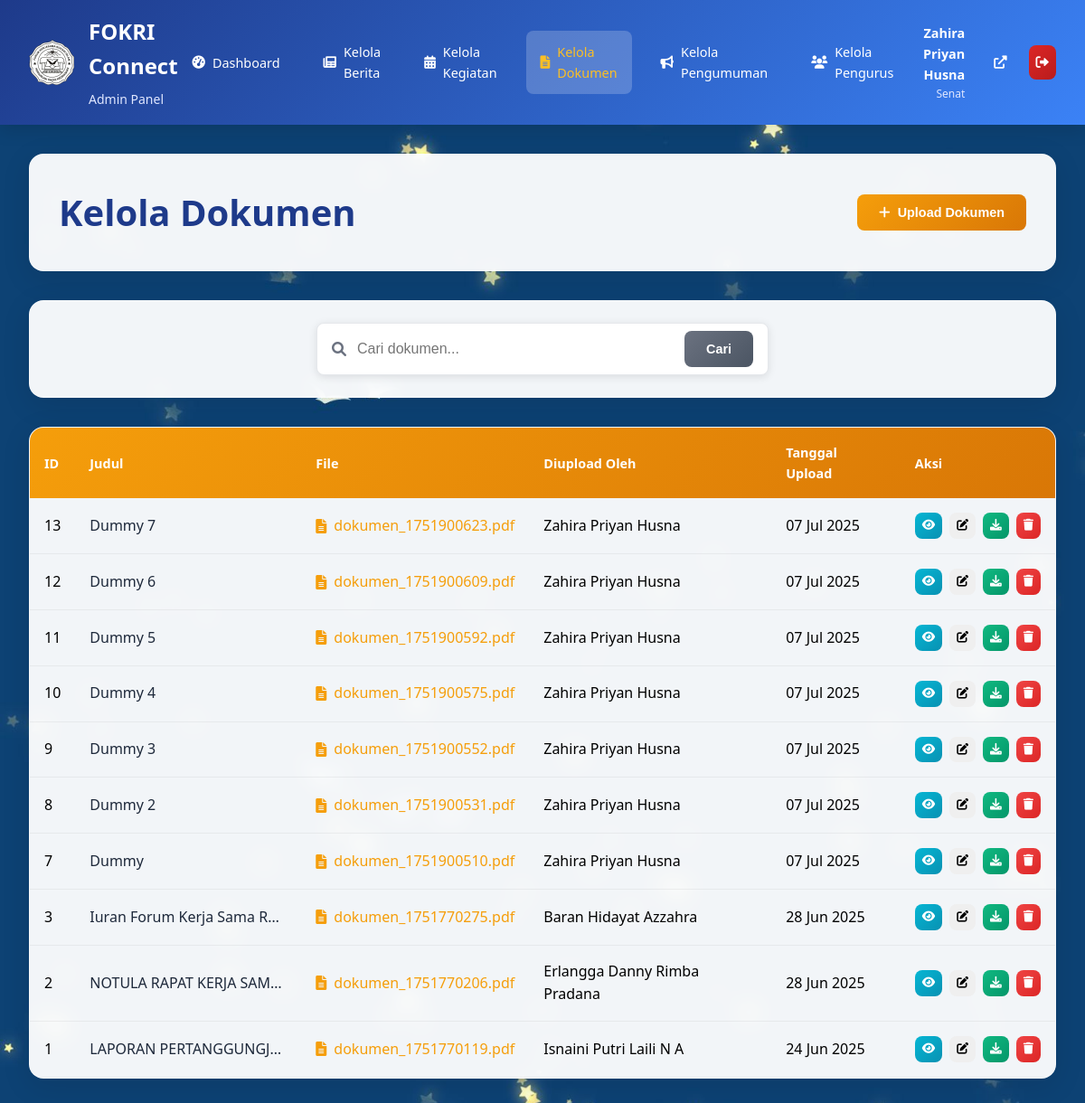
Page /admin/kelola_dokumen.php (signed in) on the committed database.
### tables this page shows
CREATE TABLE `dokumen` (
  `id` int NOT NULL,
  `judul` varchar(255) NOT NULL,
  `deskripsi` text,
  `file` varchar(255) DEFAULT NULL,
  `uploaded_by` varchar(10) DEFAULT NULL,
  `created_at` timestamp NOT NULL DEFAULT CURRENT_TIMESTAMP
);

CREATE TABLE `pengurus` (
  `id` varchar(10) NOT NULL,
  `nama` varchar(255) NOT NULL,
  `username` varchar(100) NOT NULL,
  `password` varchar(255) NOT NULL,
  `kategori` enum('Majelis Syuro','Senat') NOT NULL,
  `bidang` varchar(255) DEFAULT NULL,
  `jabatan` varchar(255) DEFAULT NULL,
  `asal_ptk` varchar(255) DEFAULT NULL,
  `jenis_kelamin` enum('Laki-laki','Perempuan') NOT NULL,
  `created_at` timestamp NOT NULL DEFAULT CURRENT_TIMESTAMP,
  `sub_bidang` varchar(50) DEFAULT NULL
);

### admin/kelola_dokumen.php (the view, shortened to what this page needs)
<?php
include '../config/database.php';
$search = $_GET['search'] ?? '';
try {
    if ($search) {
        $stmt = $pdo->prepare("SELECT * FROM dokumen WHERE judul LIKE ? OR uploaded_by LIKE ? ORDER BY created_at DESC");
        $stmt->execute(["%$search%", "%$search%"]);
    } else {
        $stmt = $pdo->query("SELECT d.*, p.nama AS nama_pengurus FROM dokumen d LEFT JOIN pengurus p ON d.uploaded_by = p.id ORDER BY d.created_at DESC");
    }
    $dokumen_list = $stmt->fetchAll();
} catch (PDOException $e) {
    $error = 'Gagal mengambil data dokumen';
}
include 'admin_header.php';
?>
<link rel="stylesheet" href="../css/kelola_dokumen.css">
<div class="kelola-container">
    <div class="kelola-header">
        <h1>Kelola Dokumen</h1>
        <button class="btn btn-primary" onclick="openModal('addModal')">
            <i class="fas fa-plus"></i> Upload Dokumen
        </button>
    </div>
    <div class="search-container">
        <form method="GET" class="search-form">
            <div class="search-input-group">
                <i class="fas fa-search"></i>
                <input type="text" name="search" placeholder="Cari dokumen..." value="<?php echo htmlspecialchars($search); ?>">
                <button type="submit" class="btn btn-secondary">Cari</button>
            </div>
        </form>
    </div>
    <div class="table-container">
        <table class="data-table">
            <thead>
                <tr>
                    <th>ID</th>
                    <th>Judul</th>
                    <th>File</th>
                    <th>Diupload Oleh</th>
                    <th>Tanggal Upload</th>
                    <th>Aksi</th>
                </tr>
            </thead>
            <tbody>
                <?php if (!empty($dokumen_list)): ?>
                    <?php foreach ($dokumen_list as $dokumen): ?>
                        <tr>
                            <td><?php echo $dokumen['id']; ?></td>
                            <td class="title-cell"><?php echo htmlspecialchars($dokumen['judul']); ?></td>
                            <td>
                                <a href="../uploads/dokumen/<?php echo htmlspecialchars($dokumen['file']); ?>"
                                   target="_blank" class="file-link">
                                    <i class="fas fa-file-alt"></i>
                                    <?php echo htmlspecialchars($dokumen['file']); ?>
                                </a>
                            </td>
                            <td><?php echo htmlspecialchars($dokumen['nama_pengurus'] ?? 'Admin'); ?></td>
                            <td><?php echo date('d M Y', strtotime($dokumen['created_at'])); ?></td>
                            <td>
                                <div class="action-buttons">
                                    <button class="btn btn-info btn-sm" onclick="viewDokumen(<?php echo $dokumen['id']; ?>)">
                                        <i class="fas fa-eye"></i>
                                    </button>
                                    <button class="btn btn-warning btn-sm" onclick="editDokumen(<?php echo $dokumen['id']; ?>)">
                                        <i class="fas fa-edit"></i>
                                    </button>
                                    <a href="../uploads/dokumen/<?php echo htmlspecialchars($dokumen['file']); ?>"
                                       download class="btn btn-success btn-sm">
                                        <i class="fas fa-download"></i>
                                    </a>
                                    <button class="btn btn-danger btn-sm" onclick="deleteDokumen(<?php echo $dokumen['id']; ?>)">
                                        <i class="fas fa-trash"></i>
                                    </button>
                                </div>
                            </td>
                        </tr>
                    <?php endforeach; ?>
                <?php else: ?>
                    <tr>
                        <td colspan="6" class="no-data">Tidak ada data dokumen</td>
                    </tr>
                <?php endif; ?>
            </tbody>
        </table>
    </div>
</div>
</body>
</html>

### css/admin_header.css (style rules this page uses)
* { margin: 0; padding: 0; box-sizing: border-box; }
body { font-family: "Segoe UI", Tahoma, Geneva, Verdana, sans-serif; background-image: url("../aset/fixBG.jpg"); background-size: cover; background-position: center; background-attachment: fixed; min-height: 100vh; line-height: 1.6; }

### css/kelola_dokumen.css (style rules this page uses)
.kelola-container { max-width: 1400px; margin: 0 auto; padding: 2rem; min-height: calc(100vh - 80px); }
.kelola-header { background: rgba(255, 255, 255, 0.95); backdrop-filter: blur(10px); border-radius: 1rem; padding: 2rem; margin-bottom: 2rem; box-shadow: 0 8px 32px rgba(0, 0, 0, 0.1); border: 1px solid rgba(255, 255, 255, 0.2); display: flex; justify-content: space-between; align-items: center; }
.kelola-header h1 { color: #1e3a8a; font-size: 2.5rem; font-weight: bold; }
.btn { padding: 0.75rem 1.5rem; border: none; border-radius: 0.5rem; font-weight: 600; text-decoration: none; display: inline-flex; align-items: center; gap: 0.5rem; cursor: pointer; transition: all 0.3s ease; font-size: 0.9rem; }
.btn-primary { background: linear-gradient(135deg, #f59e0b 0%, #d97706 100%); color: white; }
.btn-secondary { background: linear-gradient(135deg, #6b7280 0%, #4b5563 100%); color: white; }
.btn-info { background: linear-gradient(135deg, #06b6d4 0%, #0891b2 100%); color: white; }
.btn-success { background: linear-gradient(135deg, #10b981 0%, #059669 100%); color: white; }
.btn-danger { background: linear-gradient(135deg, #ef4444 0%, #dc2626 100%); color: white; }
.btn-sm { padding: 0.5rem; font-size: 0.8rem; }
.search-container { background: rgba(255, 255, 255, 0.95); backdrop-filter: blur(10px); border-radius: 1rem; padding: 1.5rem; margin-bottom: 2rem; box-shadow: 0 8px 32px rgba(0, 0, 0, 0.1); border: 1px solid rgba(255, 255, 255, 0.2); }
.search-form { display: flex; justify-content: center; }
.search-input-group { display: flex; align-items: center; background: white; border-radius: 0.5rem; padding: 0.5rem 1rem; box-shadow: 0 2px 10px rgba(0, 0, 0, 0.1); border: 1px solid #e5e7eb; max-width: 500px; width: 100%; }
.search-input-group i { color: #6b7280; margin-right: 0.75rem; }
.search-input-group input { border: none; outline: none; flex: 1; font-size: 1rem; padding: 0.5rem 0; }
.search-input-group button { margin-left: 0.75rem; }
.table-container { background: rgba(255, 255, 255, 0.95); backdrop-filter: blur(10px); border-radius: 1rem; box-shadow: 0 8px 32px rgba(0, 0, 0, 0.1); border: 1px solid rgba(255, 255, 255, 0.2); overflow: hidden; }
.data-table { width: 100%; border-collapse: collapse; }
.data-table thead { background: linear-gradient(135deg, #f59e0b 0%, #d97706 100%); }
.data-table th { color: white; font-weight: 600; padding: 1rem; text-align: left; font-size: 0.9rem; }
.data-table td { padding: 1rem; border-bottom: 1px solid rgba(0, 0, 0, 0.05); vertical-align: middle; }
.title-cell { max-width: 250px; overflow: hidden; text-overflow: ellipsis; white-space: nowrap; font-weight: 500; color: #1e293b; }
.file-link { color: #f59e0b; text-decoration: none; display: flex; align-items: center; gap: 0.5rem; font-weight: 500; transition: color 0.3s ease; }
.action-buttons { display: flex; gap: 0.5rem; }

### rows in the picture
dokumen: id "13", judul "Dummy 7", file "dokumen_1751900623.pdf", uploaded_by.nama "Zahira Priyan Husna", created_at "07 Jul 2025"
dokumen: id "12", judul "Dummy 6", file "dokumen_1751900609.pdf", uploaded_by.nama "Zahira Priyan Husna", created_at "07 Jul 2025"
dokumen: id "11", judul "Dummy 5", file "dokumen_1751900592.pdf", uploaded_by.nama "Zahira Priyan Husna", created_at "07 Jul 2025"
dokumen: id "10", judul "Dummy 4", file "dokumen_1751900575.pdf", uploaded_by.nama "Zahira Priyan Husna", created_at "07 Jul 2025"
dokumen: id "9", judul "Dummy 3", file "dokumen_1751900552.pdf", uploaded_by.nama "Zahira Priyan Husna", created_at "07 Jul 2025"
dokumen: id "8", judul "Dummy 2", file "dokumen_1751900531.pdf", uploaded_by.nama "Zahira Priyan Husna", created_at "07 Jul 2025"
dokumen: id "7", judul "Dummy", file "dokumen_1751900510.pdf", uploaded_by.nama "Zahira Priyan Husna", created_at "07 Jul 2025"
dokumen: id "3", judul "Iuran Forum Kerja Sama R…", file "dokumen_1751770275.pdf", uploaded_by.nama "Baran Hidayat Azzahra", created_at "28 Jun 2025"
dokumen: id "2", judul "NOTULA RAPAT KERJA SAM…", file "dokumen_1751770206.pdf", uploaded_by.nama "Erlangga Danny Rimba Pradana", created_at "28 Jun 2025"
dokumen: id "1", judul "LAPORAN PERTANGGUNGJ…", file "dokumen_1751770119.pdf", uploaded_by.nama "Isnaini Putri Laili N A", created_at "24 Jun 2025"

### other values in the picture
$_SESSION['nama'] "Zahira Priyan Husna"
$_SESSION['kategori'] "Senat"
